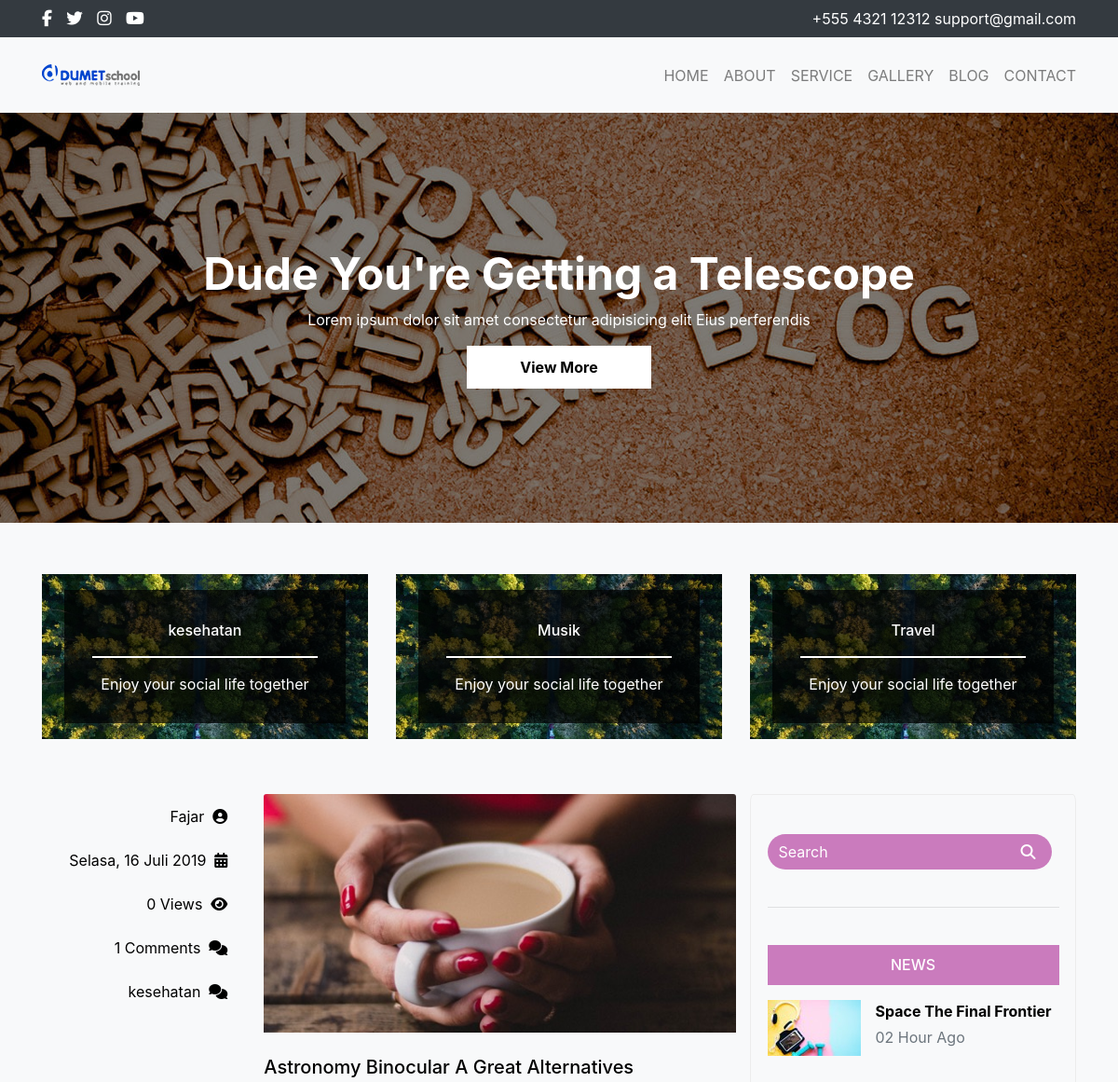
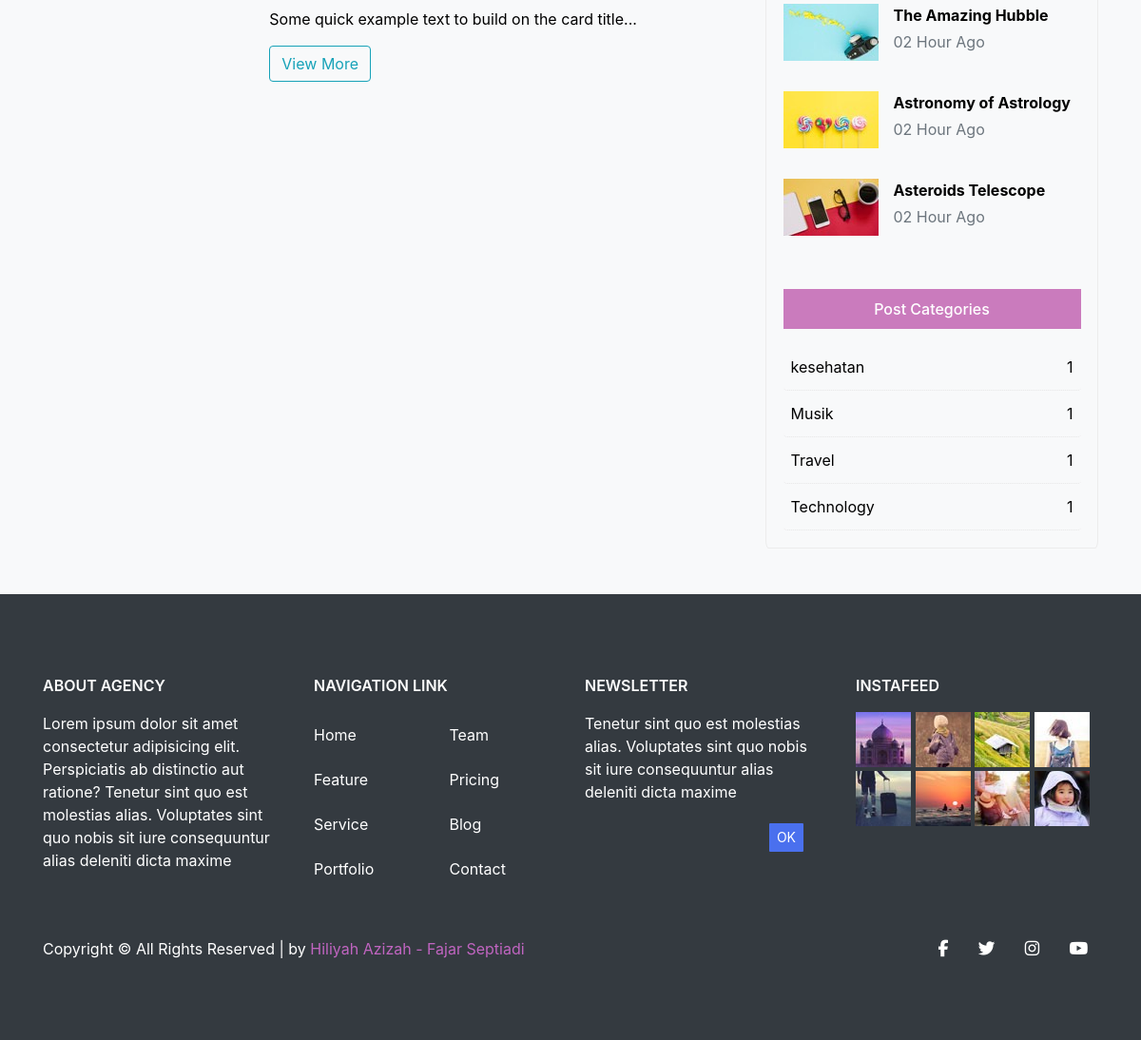
Screenshot of /index.php?category=1 with the database file from the repository (2 pictures, top to bottom).
### tables this page shows
CREATE TABLE `category` (
  `id` int(11) NOT NULL,
  `category_name` varchar(255) NOT NULL,
  `icon` varchar(255) NOT NULL,
  `image` varchar(255) NOT NULL
);

CREATE TABLE `post` (
  `id` int(11) NOT NULL,
  `category_id` int(11) NOT NULL,
  `title` varchar(255) NOT NULL,
  `name` varchar(255) NOT NULL,
  `description` text NOT NULL,
  `image` varchar(255) NOT NULL,
  `date` datetime NOT NULL,
  `view` int(11) NOT NULL DEFAULT 0
);

### function/function_tgl_indo.php (called while the page is built)
<?php
    function tanggal_indonesia($date){
        $Hari = array("Minggu","Senin","Selasa","Rabu","Kamis","Jumat","Sabtu");
        $Bulan = array("Januari","Februari","Maret","April","Mei","Juni","Juli","Agustus","September","Oktober","November","Desember");
        $tahun  = substr($date, 0, 4);
        $bulan  = substr($date, 5, 2);
        $tgl    = substr($date, 8, 2);
        $waktu  = substr($date, 11, 5);
        $hari   = date("w", strtotime($date));
        $result = $Hari[$hari].", ".$tgl." ".$Bulan[(int)$bulan-1]." ".$tahun." ".$waktu." WIB";
        return $result;
    }
?>

### includes/post-category.php (the view, shortened to what this page needs)
<?php
    $category_id = $_GET["category"];
    $per_page = 4;
    $cur_page = 1;
    $offset     = ($cur_page - 1) * $per_page;
    $post = mysqli_query($connection, "SELECT post.*, category.category_name, category.icon FROM post, category
                            WHERE post.category_id = category.id AND post.category_id = '$category_id'
                            ORDER BY id DESC LIMIT $per_page OFFSET $offset");
?>
<?php if(mysqli_num_rows($post)>0) {?>
    <?php while($row_post=mysqli_fetch_array($post)) {?>
        <?php $cmnt = mysqli_query($connection, "SELECT * FROM comment WHERE post_id = $row_post[id] AND status = '1'"); ?>
        <?php $num_row = mysqli_num_rows($cmnt); ?>
        <div class="row">
            <div class="col-md-4">
                <div class="list-blog">
                    <ul class="list-group text-right mr-4 d-none d-md-block">
                        <li class="list-group-item"><?php echo $row_post["name"] ?>&nbsp;&nbsp;<i class="fas fa-user-circle"></i></li>
                        <li class="list-group-item"><?php echo substr(tanggal_indonesia($row_post["date"]), 0, 20) ?>&nbsp;&nbsp;<i class="fas fa-calendar-alt"></i></li>
                        <li class="list-group-item"><?php echo $row_post["view"] ?> Views&nbsp;&nbsp;<i class="fas fa-eye"></i></li>
                        <li class="list-group-item"><?php echo $num_row ?> Comments&nbsp;&nbsp;<i class="fas fa-comments"></i></li>
                        <li class="list-group-item"><?php echo $row_post["category_name"] ?>&nbsp;&nbsp;<i class="<?php echo $row_post["icon"] ?>"></i></li>
                    </ul>
                </div>
            </div>
            <div class="col-md-8 p-0">
                <div class="card">
                    <img src="images/blog/<?php echo $row_post["image"] ?>" class="card-img-top">
                    <div class="card-body-blog">
                        <h5 class="card-title"><?php echo $row_post["title"] ?></h5>
                        <p class="card-text"><?php echo substr($row_post["description"], 0, 150)."..."; ?></p>
                        <a href="index.php?blog-detail-cat=<?php echo $row_post["id"] ?>&cat=<?php echo $row_post["category_id"] ?>" class="btn btn-outline-info">View More</a>
                    </div>
                </div>
            </div>
        </div>
    <?php } ?>
<?php } ?>

### includes/category.php
<?php
    $category = mysqli_query($connection, "SELECT * FROM category ORDER BY id ASC LIMIT 3");
?>
<div class="row text-center pt-5" id="page">
    <?php if(mysqli_num_rows($category)>0) {?>
        <?php while($row_cat=mysqli_fetch_array($category)) {?>
            <div class="col-md-4">
                <div class="img content-banner1 p-4" style="background: url(images/blog/<?php echo $row_cat["image"] ?>) no-repeat center;background-size: 100%;">
                    <div class="rgba">
                        <p class="judul-content">
                            <?php echo $row_cat["category_name"] ?>
                        </p>
                        <hr>
                        <p class="m-0">
                            Enjoy your social life together
                        </p>
                    </div>
                </div>
            </div>
        <?php } ?>
    <?php } ?>
</div>

### includes/aside-blog.php
<?php
    $category = mysqli_query($connection, "SELECT * FROM category ORDER BY id ASC");
?>
<div class="category">
    <form>
        <div class="d-flex my-2 my-lg-0 pt-4">
            <input class="form-control mr-sm-2" type="text" placeholder="Search">
            <button type="button"><i class="fas fa-search"></i></button>
        </div>
    </form><br>
    <hr><br>
    <p class="news">
        NEWS
    </p>
    <ul class="list-unstyled">
        <li class="media">
            <img src="images/blog/pp1.jpg" class="mr-3" alt="...">
            <div class="media-body">
                <p class="mt-0 mb-1 judul-media">Space The Final Frontier</p>
                <p class="text-muted">02 Hour Ago</p>
            </div>
        </li>
        <li class="media my-4">
            <img src="images/blog/pp2.jpg" class="mr-3" alt="...">
            <div class="media-body">
                <p class="mt-0 mb-1 judul-media">The Amazing Hubble</p>
                <p class="text-muted">02 Hour Ago</p>
            </div>
        </li>
        <li class="media my-4">
            <img src="images/blog/pp3.jpg" class="mr-3" alt="...">
            <div class="media-body">
                <p class="mt-0 mb-1 judul-media">Astronomy of Astrology</p>
                <p class="text-muted">02 Hour Ago</p>
            </div>
        </li>
        <li class="media my-4">
            <img src="images/blog/pp4.jpg" class="mr-3" alt="...">
            <div class="media-body">
                <p class="mt-0 mb-1 judul-media">Asteroids Telescope</p>
                <p class="text-muted">02 Hour Ago</p>
            </div>
        </li>
    </ul>
    <br>
    <p class="news">
        Post Categories
    </p>
    <ul class="list-group">
        <?php if(mysqli_num_rows($category)>0) {?>
            <?php while($row_cat=mysqli_fetch_array($category)) {?>
                <?php $all_cat=mysqli_query($connection, "SELECT * FROM post WHERE category_id = $row_cat[id]") ?>
                <?php $num_row=mysqli_num_rows($all_cat) ?>
                <a style="text-decoration:none" href="index.php?category=<?php echo $row_cat["id"] ?>"><li class="list-group-item list-group-category pl-2"><?php echo $row_cat["category_name"] ?>
                    <p class=" float-right pr-2"><?php echo $num_row ?></p>
                </li></a>
            <?php } ?>
        <?php } ?>
    </ul>
</div>

### css/custom.css (style rules this page uses)
.content-blog .news { padding: 3% 0%; background-color: #ca7bbd; text-align: center; font-weight: 500; }
.card { border: none; background: transparent; }
.content-blog .rgba { background: rgba(0, 0, 0, 0.7) center; padding: 10%; }
.content-blog .rgba .judul-content { font-weight: 500; }
.content-blog .rgba hr { border: 1px solid white; }
.content-blog .img { margin-bottom: 15%; }
.content-blog .card { background: transparent; border: none; margin-bottom: 10%; }
.content-blog .card .card-body-blog { margin: 0%; padding: 5% 0%; color: black; }
.content-blog .category { border: 1px solid #ececec; border-radius: 1%; padding: 5%; }
.content-blog .category .form-control { border: none; background-color: #ca7bbd; border-radius: 50rem; color: white; }
.content-blog .category button { background: transparent; border: none; position: absolute; padding-top: 2%; margin-left: 70%; color: white; }
.content-blog .category .media { color: black; }
.content-blog .category .media .judul-media { font-weight: bold; }
.content-blog .category .list-group-category { border-bottom: 1px dotted #e6e6e6; }
.content-blog .category .list-group-category p { margin: 0%; }
.content-blog .list-group-item { color: black; background: transparent; border: none; padding-left: 0%; padding-right: 0%; }

### rows the page displays
category: image (picture), category_name "kesehatan", num_row "1"
category: image (picture), category_name "Musik", num_row "1"
category: image (picture), category_name "Travel", num_row "1"
post: name "Fajar", date "Selasa, 16 Juli 2019", view "0", num_row "1", category.category_name "kesehatan", image (picture), title "Astronomy Binocular A Great Alternatives", description "Some quick example text to build on the card title"
category: category_name "Technology", num_row "1"
